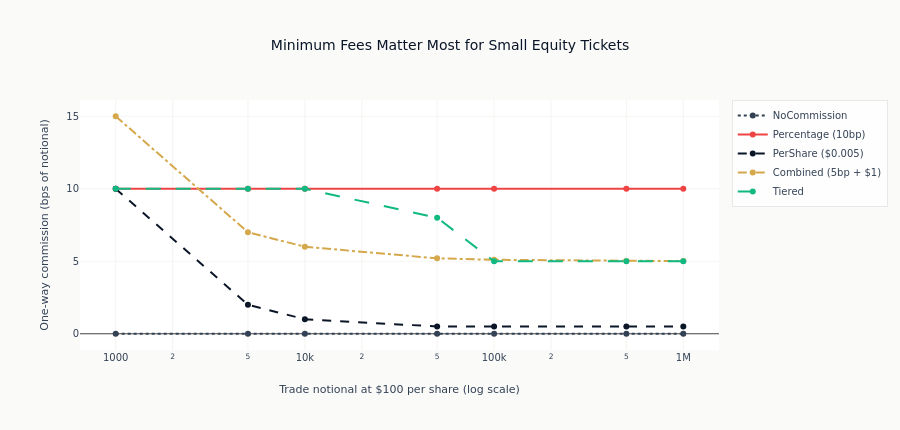

The notebook cell saved with this chart:
### Markdown cell above
### Compare Equity-Style Cost Profiles

### Code cell
profile_colors = [
    COLORS["neutral"],
    COLORS["negative"],
    COLORS["blue"],
    COLORS["amber"],
    COLORS["positive"],
]
profile_dashes = ["dot", "solid", "dash", "dashdot", "longdash"]
fig = go.Figure()
for (name, _model), color, dash in zip(
    equity_commission_models.items(), profile_colors, profile_dashes, strict=True
):
    subset = commission_df.filter(pl.col("model") == name)
    fig.add_trace(
        go.Scatter(
            x=subset["notional"].to_list(),
            y=subset["cost_bps"].to_list(),
            name=name,
            mode="lines+markers",
            line=dict(color=color, dash=dash),
            customdata=subset["quantity"].to_list(),
            hovertemplate="Notional: $%{x:,.0f}<br>Quantity: %{customdata:,.0f} shares"
            "<br>Commission: %{y:.2f} bps<extra>%{fullData.name}</extra>",
        )
    )
fig.update_layout(
    title="Minimum Fees Matter Most for Small Equity Tickets",
    xaxis_title=f"Trade notional at ${SHARE_PRICE:,.0f} per share (log scale)",
    yaxis_title="One-way commission (bps of notional)",
    xaxis_type="log",
    height=430,
)
fig.show()

### Figure 1 — Plotly figure (JSON) as saved in the notebook; plotly's stock layout.template omitted (floating-point values rounded to 4 significant figures)
{"data": [{"customdata": [10, 50, 100, 500, 1000, 5000, 10000], "hovertemplate": "Notional: $%{x:,.0f}<br>Quantity: %{customdata:,.0f} shares<br>Commission: %{y:.2f} bps<extra>%{fullData.name}</extra>", "line": {"color": "#334155", "dash": "dot"}, "mode": "lines+markers", "name": "NoCommission", "type": "scatter", "x": [1000.0, 5000.0, 10000.0, 50000.0, 100000.0, 500000.0, 1000000.0], "y": [0.0, 0.0, 0.0, 0.0, 0.0, 0.0, 0.0]}, {"customdata": [10, 50, 100, 500, 1000, 5000, 10000], "hovertemplate": "Notional: $%{x:,.0f}<br>Quantity: %{customdata:,.0f} shares<br>Commission: %{y:.2f} bps<extra>%{fullData.name}</extra>", "line": {"color": "#ef4444", "dash": "solid"}, "mode": "lines+markers", "name": "Percentage (10bp)", "type": "scatter", "x": [1000.0, 5000.0, 10000.0, 50000.0, 100000.0, 500000.0, 1000000.0], "y": [10.0, 10.0, 10.0, 10.0, 10.0, 10.0, 10.0]}, {"customdata": [10, 50, 100, 500, 1000, 5000, 10000], "hovertemplate": "Notional: $%{x:,.0f}<br>Quantity: %{customdata:,.0f} shares<br>Commission: %{y:.2f} bps<extra>%{fullData.name}</extra>", "line": {"color": "#0a1628", "dash": "dash"}, "mode": "lines+markers", "name": "PerShare ($0.005)", "type": "scatter", "x": [1000.0, 5000.0, 10000.0, 50000.0, 100000.0, 500000.0, 1000000.0], "y": [10.0, 2.0, 1.0, 0.5, 0.5, 0.5, 0.5]}, {"customdata": [10, 50, 100, 500, 1000, 5000, 10000], "hovertemplate": "Notional: $%{x:,.0f}<br>Quantity: %{customdata:,.0f} shares<br>Commission: %{y:.2f} bps<extra>%{fullData.name}</extra>", "line": {"color": "#D4A84B", "dash": "dashdot"}, "mode": "lines+markers", "name": "Combined (5bp + $1)", "type": "scatter", "x": [1000.0, 5000.0, 10000.0, 50000.0, 100000.0, 500000.0, 1000000.0], "y": [15.0, 7.0, 6.0, 5.2, 5.1, 5.02, 5.01]}, {"customdata": [10, 50, 100, 500, 1000, 5000, 10000], "hovertemplate": "Notional: $%{x:,.0f}<br>Quantity: %{customdata:,.0f} shares<br>Commission: %{y:.2f} bps<extra>%{fullData.name}</extra>", "line": {"color": "#10b981", "dash": "longdash"}, "mode": "lines+markers", "name": "Tiered", "type": "scatter", "x": [1000.0, 5000.0, 10000.0, 50000.0, 100000.0, 500000.0, 1000000.0], "y": [10.0, 10.0, 10.0, 8.0, 5.0, 5.0, 5.0]}], "layout": {"height": 430, "title": {"text": "Minimum Fees Matter Most for Small Equity Tickets"}, "xaxis": {"title": {"text": "Trade notional at $100 per share (log scale)"}, "type": "log"}, "yaxis": {"title": {"text": "One-way commission (bps of notional)"}}}}
